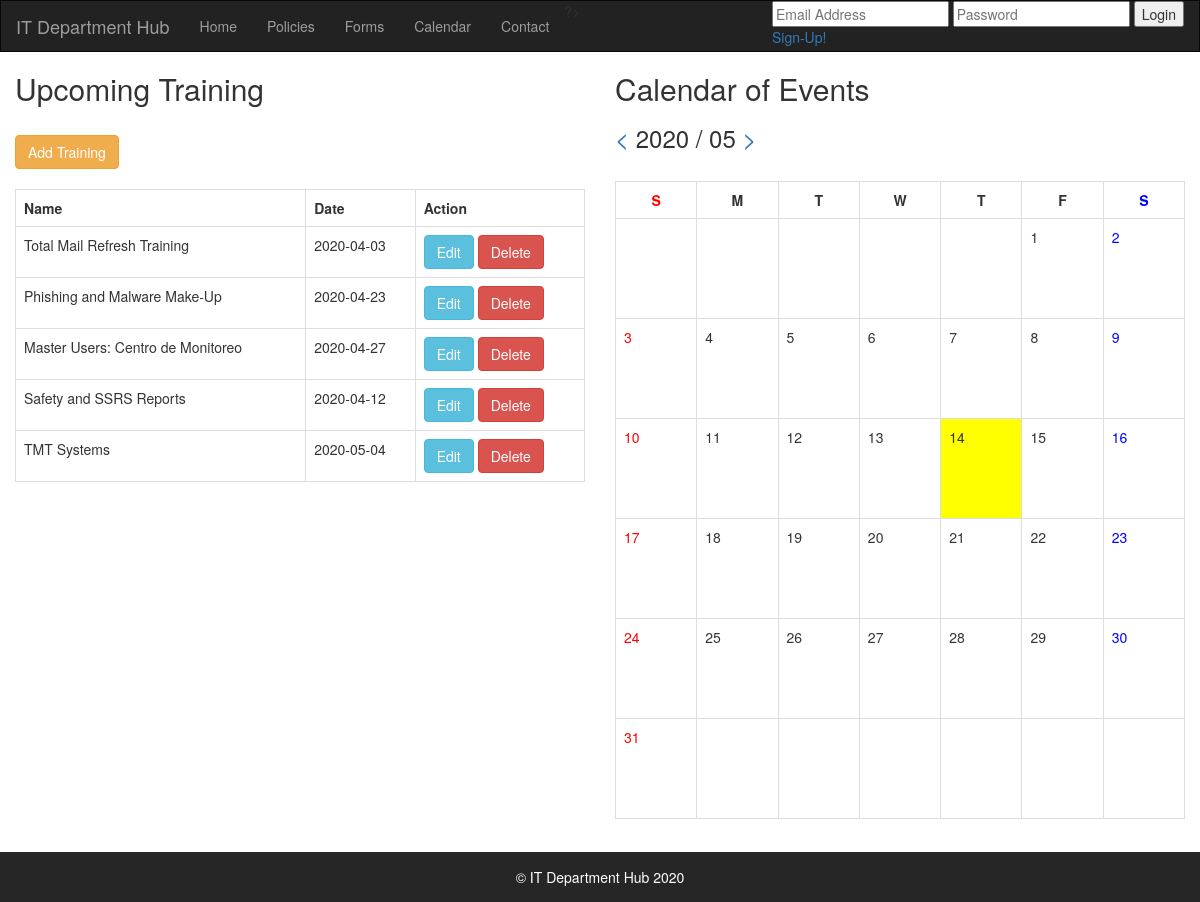
Screenshot of /training.php with the database file from the repository.
### tables this page shows
CREATE TABLE IF NOT EXISTS `training` (
  `id` int(11) NOT NULL AUTO_INCREMENT,
  `name` varchar(100) NOT NULL,
  `date` date NOT NULL,
  PRIMARY KEY (`id`)
);

### training.php (the view, shortened to what this page needs)
<?php
    include('header.php');
?>
<?php
require 'includes/eventcalendar.php';
?>
<?php
require 'includes/dbconnect.php';
$result = $conn->query("SELECT * FROM training") or die($conn->error);
?>
<div id="content">
<div class="container-fluid text-center">
  <div class="row content">
    <div class="col-sm-6 text-left">
    <div class="card mt-5">
        <div class="card-header">
            <h2>Upcoming Training</h2><br>
            <a href="includes/addtraining.php" class="btn btn-warning" role="button" aria-pressed="true">Add Training</a><br>
        </div><br>
        <div class="card-body">
        <table class="table table-bordered">
            <tr>
                <th>Name</th>
                <th>Date</th>
                <th>Action</th>
            </tr>
            <?php while($row = $result->fetch_assoc()): ?>
            <tr>
                <td><?php echo $row['name']; ?></td>
                <td><?php echo $row['date']; ?></td>
                <td>
                    <a href="includes/updatetraining.php?edit=<?php echo $row['id']; ?>" class="btn btn-info">Edit</a>
                    <a onclick="return confirm('Do you want to delete this entry?')" href="includes/deletetraining.php?delete=<?php echo $row['id']; ?>" class="btn btn-danger">Delete</a>
                </td>
            </tr>
            <?php endwhile; ?>
        </table>
        </div>
    </div>
    </div>
    <div class="col-sm-6 text-left">
    <h2>Calendar of Events</h2>
    <h3><a href="?ym=<?php echo $prev; ?>">&lt;</a> <?php echo  $html_title; ?> <a href="?ym=<?php echo $next; ?>">&gt;</a></h3>
      <br>
      <table class="table table-bordered cal">
        <tr>
          <th>S</th>
          <th>M</th>
          <th>T</th>
          <th>W</th>
          <th>T</th>
          <th>F</th>
          <th>S</th>
        </tr>
        <?php
          foreach ($weeks as $week) {
            echo $week;
          }
        ?>
      </table>
    </div>
  </div>
</div>
</div>
<?php
    include('footer.php');
?>

### css/styles.css (style rules this page uses)
.row.content { height: 800px }

### header.php (style rules this page uses)
.cal th { height: 30px; text-align: center; font-weight: 700; }
.cal td { height: 100px; }
.cal th:nth-of-type(7), .cal td:nth-of-type(7) { color: blue; }
.cal th:nth-of-type(1), .cal td:nth-of-type(1) { color: red; }

### rows the page displays
training: name "Total Mail Refresh Training", date "2020-04-03"
training: name "Phishing and Malware Make-Up", date "2020-04-23"
training: name "Master Users: Centro de Monitoreo", date "2020-04-27"
training: name "Safety and SSRS Reports", date "2020-04-12"
training: name "TMT Systems", date "2020-05-04"

### other values shown
$html_title "2020 / 05"
